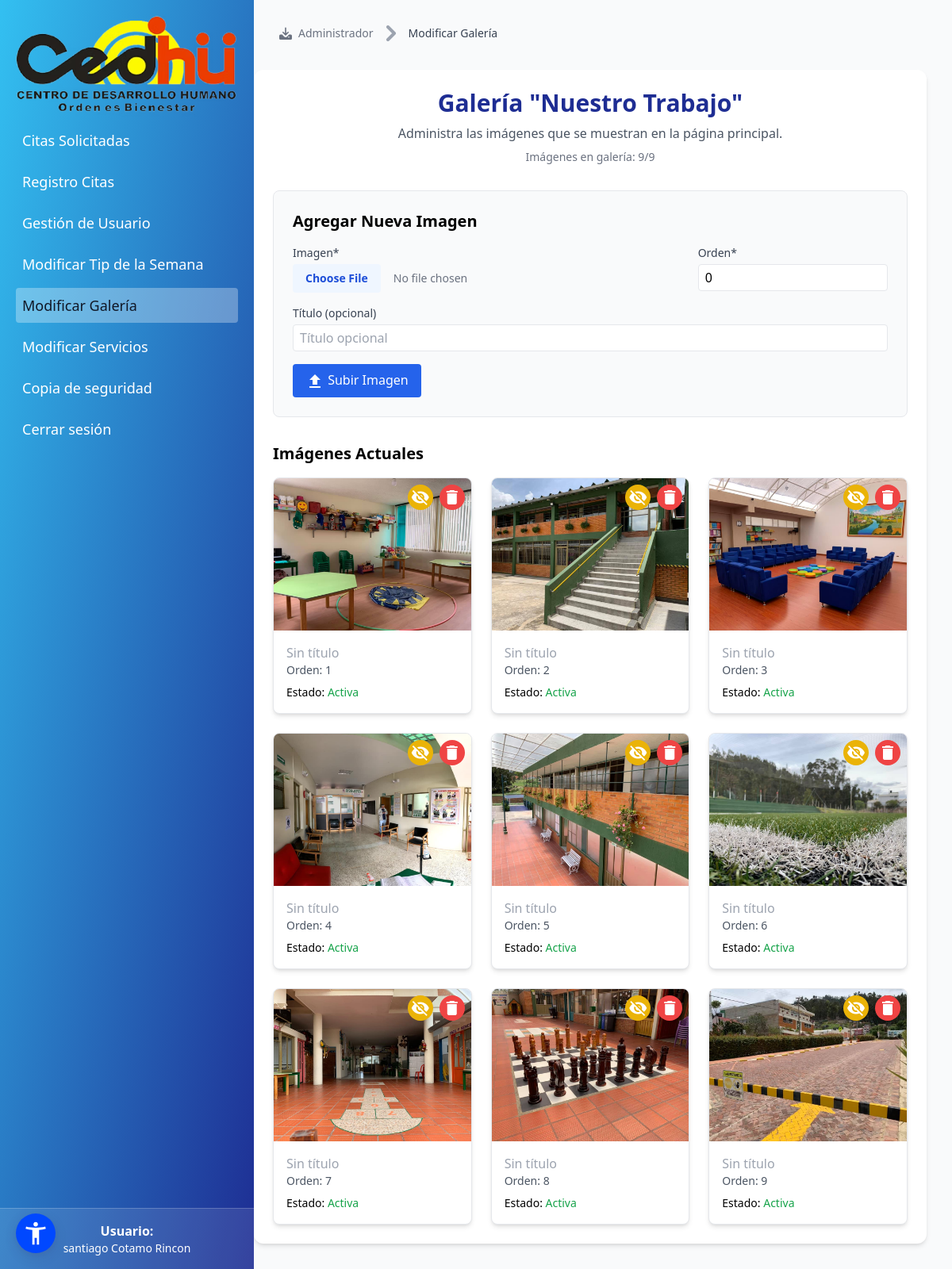
The app's page /Galeria/ (signed in) with its own data.
### Apl/models/administrador.py (models this page shows, shortened)
class Administrador(AbstractBaseUser, PermissionsMixin):
    documento = models.CharField(max_length=250, unique=True)
    nombre_completo = models.CharField(max_length=250)
    correo_electronico = models.EmailField(
        max_length=250,
        unique=True,
        validators=[EmailValidator(message="Ingrese un correo electrónico válido")]
    )
    telefono = models.CharField(max_length=11, validators=[MinLengthValidator(7)])
    is_active = models.BooleanField(default=True)
    is_admin = models.BooleanField(default=False)
    is_staff = models.BooleanField(default=False)
    objects = AdministradorManager()
    USERNAME_FIELD = 'documento'
    REQUIRED_FIELDS = ['nombre_completo', 'correo_electronico', 'telefono']
    class Meta:
        verbose_name = "Administrador"
        verbose_name_plural = "Administradores"

### Apl/models/ModificarGaleria.py (models this page shows, shortened)
class ImagenGaleria(models.Model):
    imagen = models.ImageField(
        upload_to='galeria/',
        validators=[validate_image_size],
        verbose_name="Imagen",
        help_text="Formatos recomendados: JPG, PNG (Max. 2MB)"
    )
    titulo = models.CharField(
        max_length=100,
        blank=True,
        null=True,
        verbose_name="Título (opcional)"
    )
    orden = models.PositiveIntegerField(
        default=0,
        verbose_name="Orden de visualización",
        help_text="Las imágenes se ordenarán de menor a mayor número"
    )
    fecha_creacion = models.DateTimeField(auto_now_add=True)
    activa = models.BooleanField(
        default=True,
        verbose_name="Mostrar en galería"
    )
    class Meta:
        verbose_name = "Imagen de galería"
        verbose_name_plural = "Imágenes de galería"
        ordering = ['orden']

### Apl/views.py (the view)
# urls.py: path('Galeria/', views.gestion_galeria, name='Galeria'),
def gestion_galeria(request):
    imagenes = ImagenGaleria.objects.all().order_by('orden')
    if request.method == 'POST':
        if 'eliminar' in request.POST:
            imagen_id = request.POST.get('eliminar')
            imagen = ImagenGaleria.objects.get(id=imagen_id)
            imagen.delete()
            messages.success(request, 'Imagen eliminada correctamente')
            return redirect('Galeria')
        if 'toggle_activa' in request.POST:
            imagen_id = request.POST.get('toggle_activa')
            imagen = ImagenGaleria.objects.get(id=imagen_id)
            imagen.activa = not imagen.activa
            imagen.save()
            messages.success(request, f'Imagen {"activada" if imagen.activa else "ocultada"} correctamente')
            return redirect('Galeria')
        form = ImagenGaleriaForm(request.POST, request.FILES)
        if form.is_valid():
            if ImagenGaleria.objects.count() >= 9:
                messages.error(request, 'Solo se permiten 9 imágenes en la galería')
            else:
                form.save()
                messages.success(request, 'Imagen agregada correctamente')
            return redirect('Galeria')
    else:
        form = ImagenGaleriaForm()
    return render(request, '5. modificar-galeria.html', {
        'imagenes': imagenes,
        'form': form,
        'total_imagenes': ImagenGaleria.objects.count()
    })

### Apl/forms.py
class ImagenGaleriaForm(forms.ModelForm):
    class Meta:
        model = ImagenGaleria
        fields = ['imagen', 'titulo', 'orden']
    def __init__(self, *args, **kwargs):
        super().__init__(*args, **kwargs)
        self.fields['orden'].widget.attrs.update({
            'min': '1',
            'max': '9',
            'class': 'border rounded px-2 py-1 w-full'
        })
        self.fields['imagen'].widget.attrs.update({
            'class': 'block w-full text-sm text-gray-500 file:mr-4 file:py-2 file:px-4 file:rounded file:border-0 file:text-sm file:font-semibold file:bg-blue-50 file:text-blue-700 hover:file:bg-blue-100'
        })
        self.fields['titulo'].widget.attrs.update({
            'class': 'border rounded px-2 py-1 w-full',
            'placeholder': 'Título opcional'
        })

### Apl/templates/5. modificar-galeria.html (shortened to what this page needs)
{% load static %}
<!DOCTYPE html>
<html lang="es">
<head>
    <script src="https://cdn.tailwindcss.com"></script>
    <link rel="stylesheet" href="https://cdnjs.cloudflare.com/ajax/libs/font-awesome/6.0.0-beta3/css/all.min.css">
</head>
<body class="bg-gray-50 font-sans">
    <div class="fixed top-0 left-0 z-20 w-full md:w-80 h-full bg-gradient-to-br from-primary to-secondary text-white p-5 transform -translate-x-full md:translate-x-0 transition-transform duration-300" id="sidebar">
        <img class="h-15 mx-auto mb-2" src="{% static 'Images/logocedhu.avif' %}" alt="Logo" />
        <ul class="space-y-2 text-lg">
            <li><a href="{% url 'gestioncitas' %}" class="block hover:bg-white/20 p-2 rounded transition-colors">Citas Solicitadas</a></li>
            <li><a href="{% url 'registroc' %}" class="block hover:bg-white/20 p-2 rounded transition-colors">Registro Citas</a></li>
            <li><a href="{% url 'usuarios' %}" class="block hover:bg-white/20 p-2 rounded transition-colors">Gestión de Usuario</a></li>
            <li><a href="{% url 'Tipdelasemana' %}" class="block hover:bg-white/20 p-2 rounded transition-colors">Modificar Tip de la Semana</a></li>
            <li><a href="{% url 'Galeria' %}" class="block bg-white/30 hover:bg-white/40 p-2 rounded text-gray-900 transition-colors">Modificar Galería</a></li>
            <li><a href="{% url 'modificarservicio' %}" class="block hover:bg-white/20 p-2 rounded transition-colors">Modificar Servicios</a></li>
            <li><a href="{% url 'backup' %}" class="block hover:bg-white/20 p-2 rounded transition-colors">Copia de seguridad</a></li>
            <li><a href="{% url 'logout' %}" class="block hover:bg-red-500/80 p-2 rounded transition-colors">Cerrar sesión</a></li>
        </ul>
        <div class="absolute bottom-0 left-0 w-full p-4 bg-white/10 border-t border-white/20">
            <div class="text-center">
                <p class="font-bold">Usuario:</p>
                <p class="text-sm">{{ request.user.nombre_completo }}</p>
            </div>
        </div>
    </div>
    <div class="md:ml-72 p-6 lg:p-8 min-h-screen">
        <nav class="flex ml-8 mb-9 w-full justify-start">
        <ol class="inline-flex items-center space-x-1 md:space-x-2">
            <li class="inline-flex items-center">
                <a href="{% url 'gestioncitas' %}" class="inline-flex items-center text-sm font-medium text-gray-500 hover:text-blue-600 transition-colors">
                    Administrador
                </a>
            </li>
            <li>
                <div class="flex items-center">
                    <svg class="w-5 h-5 text-gray-400 mx-1" aria-hidden="true" xmlns="http://www.w3.org/2000/svg" fill="none" viewBox="0 0 6 10">
                        <path stroke="currentColor" stroke-linecap="round" stroke-linejoin="round" stroke-width="2" d="m1 9 4-4-4-4"/>
                    </svg>
                    <span class="ml-1 text-sm font-medium text-gray-700 md:ml-2">Modificar Galería</span>
                </div>
            </li>
        </ol>
    </nav>
        <div class="max-w-6xl mx-auto bg-white rounded-xl shadow-md overflow-hidden p-6">
            <div class="mb-8 text-center">
                <h1 class="text-3xl font-bold text-[#1E2D93] mb-2">Galería "Nuestro Trabajo"</h1>
                <p class="text-gray-600">Administra las imágenes que se muestran en la página principal.</p>
                <p class="text-sm text-gray-500 mt-2">Imágenes en galería: {{ total_imagenes }}/9</p>
            </div>
            <div class="mb-8 p-6 bg-gray-50 rounded-lg border border-gray-200">
                <h2 class="text-xl font-semibold mb-4">Agregar Nueva Imagen</h2>
                <form method="post" enctype="multipart/form-data">
                    <div class="grid grid-cols-1 md:grid-cols-3 gap-4">
                        <div class="md:col-span-2">
                            <label class="block text-sm font-medium text-gray-700 mb-1">Imagen*</label>
                            {{ form.imagen }}
                        </div>
                        <div>
                            <label class="block text-sm font-medium text-gray-700 mb-1">Orden*</label>
                            {{ form.orden }}
                        </div>
                    </div>
                    <div class="mt-4">
                        <label class="block text-sm font-medium text-gray-700 mb-1">Título (opcional)</label>
                        {{ form.titulo }}
                    </div>
                    <button type="submit" class="mt-4 px-4 py-2 bg-blue-600 text-white rounded hover:bg-blue-700 transition-colors">
                        <i class="material-icons align-middle">file_upload</i> Subir Imagen
                    </button>
                </form>
            </div>
            <div>
                <h2 class="text-xl font-semibold mb-4">Imágenes Actuales</h2>
                <div class="grid grid-cols-1 sm:grid-cols-2 lg:grid-cols-3 gap-6">
                    {% for imagen in imagenes %}
                    <div class="bg-white rounded-lg shadow-md overflow-hidden border border-gray-200 hover:shadow-lg transition-shadow">
                        <div class="relative">
                            <img src="{{ imagen.imagen.url }}" alt="{{ imagen.titulo|default:'Imagen galería' }}"
                                class="w-full h-48 object-cover">
                            <div class="absolute top-2 right-2 flex space-x-2">
                                <form method="post" class="inline">
                                    <button type="submit" name="toggle_activa" value="{{ imagen.id }}"
                                            class="{% if imagen.activa %}bg-yellow-500 hover:bg-yellow-600{% else %}bg-green-500 hover:bg-green-600{% endif %} text-white rounded-full w-8 h-8 flex items-center justify-center transition-colors"
                                            title="{% if imagen.activa %}Ocultar imagen{% else %}Mostrar imagen{% endif %}">
                                        <i class="material-icons text-sm">{% if imagen.activa %}visibility_off{% else %}visibility{% endif %}</i>
                                    </button>
                                </form>
                                <form method="post" class="inline">
                                    <button type="submit" name="eliminar" value="{{ imagen.id }}"
                                            class="bg-red-500 text-white rounded-full w-8 h-8 flex items-center justify-center hover:bg-red-600 transition-colors"
                                            onclick="return confirm('¿Eliminar esta imagen permanentemente?')"
                                            title="Eliminar imagen">
                                        <i class="material-icons text-sm">delete</i>
                                    </button>
                                </form>
                            </div>
                        </div>
                        <div class="p-4">
                            <p class="font-medium">
                                {% if imagen.titulo %}
                                    {{ imagen.titulo }}
                                {% else %}
                                    <span class="text-gray-400">Sin título</span>
                                {% endif %}
                            </p>
                            <p class="text-sm text-gray-600">Orden: {{ imagen.orden }}</p>
                            <p class="text-sm mt-2">
                                Estado:
                                <span class="font-medium {% if imagen.activa %}text-green-600{% else %}text-red-600{% endif %}">
                                    {% if imagen.activa %}Activa{% else %}Oculta{% endif %}
                                </span>
                            </p>
                        </div>
                    </div>
                    {% empty %}
                    <div class="col-span-3 text-center py-8 text-gray-500">
                        No hay imágenes en la galería aún
                    </div>
                    {% endfor %}
                </div>
            </div>
        </div>
    </div>
</body>
</html>

### records on screen
Administrador: user.nombre_completo "santiago Cotamo Rincon"
ImagenGaleria: imagen (picture), {{ imagen.id }} 22 (drawn), shows "Sin título", orden "1", activa "Activa"
ImagenGaleria: imagen (picture), {{ imagen.id }} 23 (drawn), shows "Sin título", orden "2", activa "Activa"
ImagenGaleria: imagen (picture), {{ imagen.id }} 24 (drawn), shows "Sin título", orden "3", activa "Activa"
ImagenGaleria: imagen (picture), {{ imagen.id }} 25 (drawn), shows "Sin título", orden "4", activa "Activa"
ImagenGaleria: imagen (picture), {{ imagen.id }} 26 (drawn), shows "Sin título", orden "5", activa "Activa"
ImagenGaleria: imagen (picture), {{ imagen.id }} 27 (drawn), shows "Sin título", orden "6", activa "Activa"
ImagenGaleria: imagen (picture), {{ imagen.id }} 28 (drawn), shows "Sin título", orden "7", activa "Activa"
ImagenGaleria: imagen (picture), {{ imagen.id }} 30 (drawn), shows "Sin título", orden "8", activa "Activa"
ImagenGaleria: imagen (picture), {{ imagen.id }} 29 (drawn), shows "Sin título", orden "9", activa "Activa"

### other values on screen
{{ total_imagenes }} "9"
